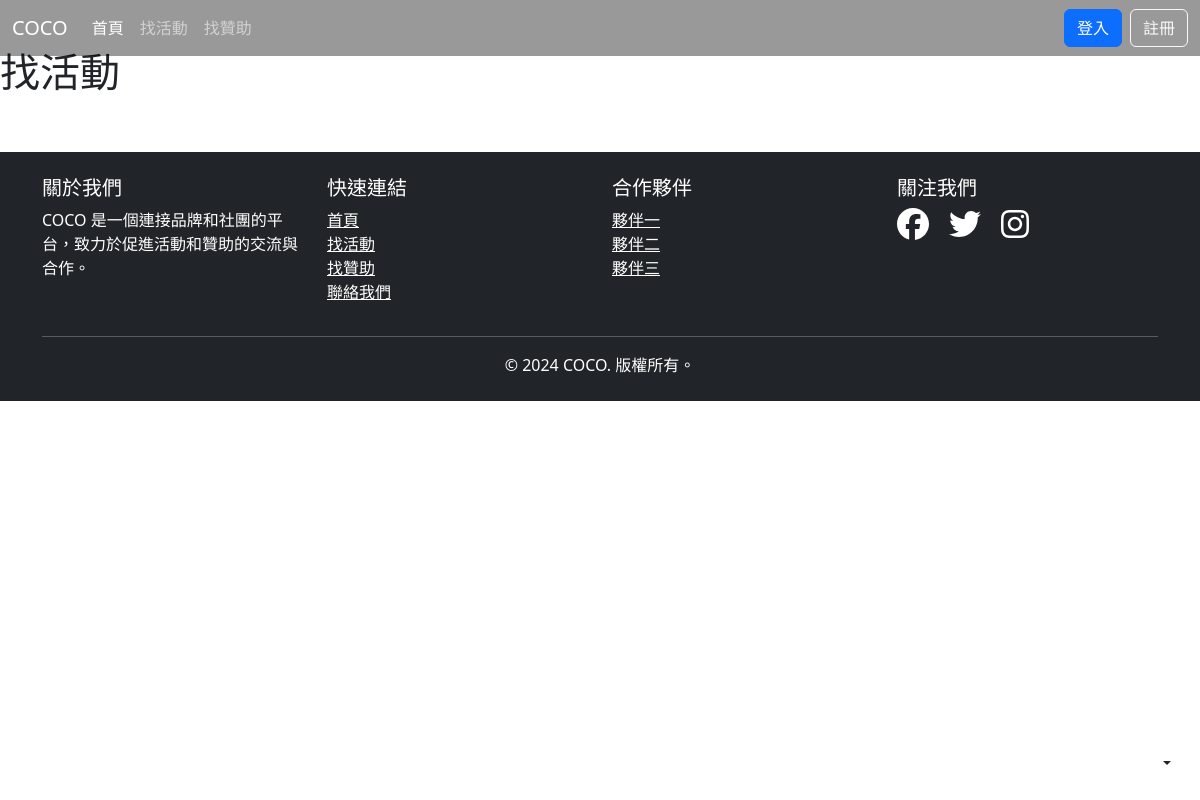
Before: /find_activity/ with the older database file.
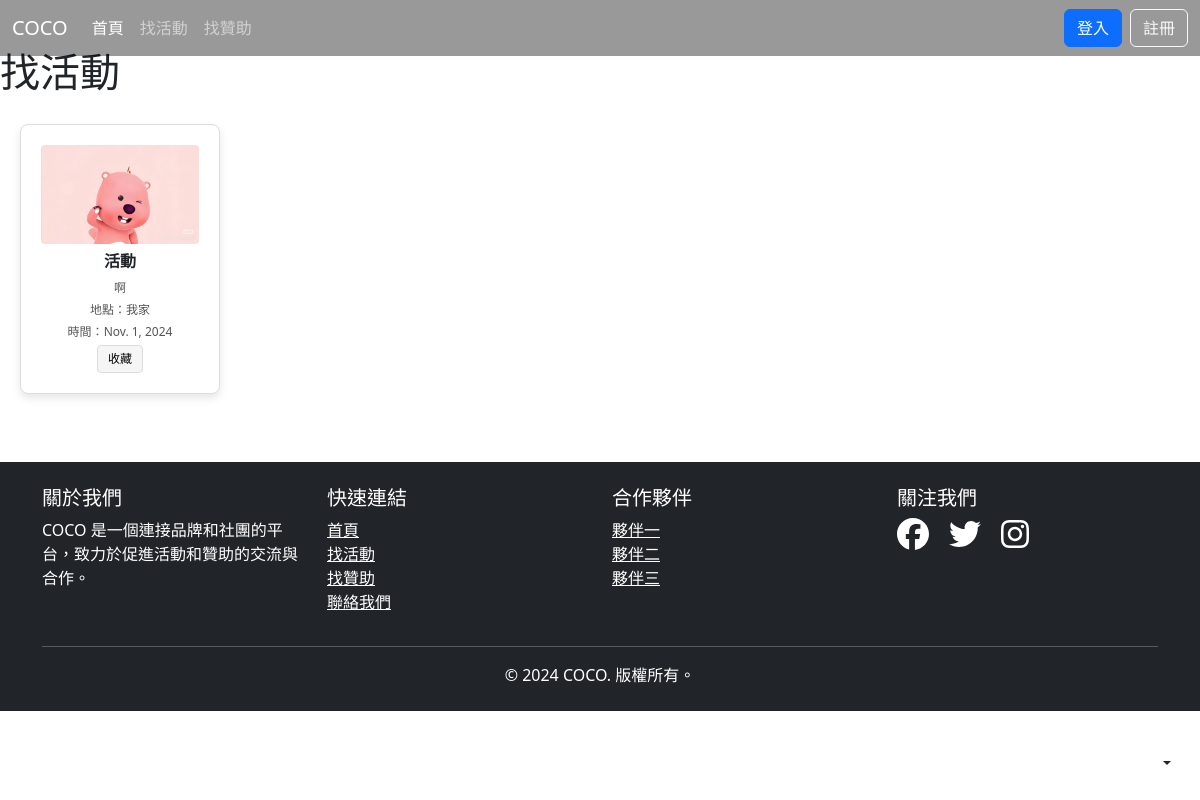
After: the same page with the newer database file.
### events/models.py (models this page shows, shortened)
class Activitynew(models.Model):
    title = models.CharField(max_length=200)           # 活動名稱
    description = models.TextField()                   # 活動描述
    location = models.CharField(max_length=100)        # 活動地點
    date = models.DateField()                          # 活動日期
    image = models.ImageField(upload_to='activitynew_images/', blank=True, null=True)  # 活動圖片
    is_favorited = models.BooleanField(default=False)  # 收藏狀態

### events/views.py (the view)
# urls.py: path('find_activity/', views.activitynew_list, name='activitynew_list'),
def activitynew_list(request):
    activitynew_list = Activitynew.objects.all()  # 使用新的變數名稱
    return render(request, 'events/activitynew_list.html', {'activitynew_list': activitynew_list})

### events/templates/events/activitynew_list.html (shortened to what this page needs)
{% extends 'base.html' %}
{% load static %}
{% block content %}
    <h1>找活動</h1>
    <div class="event-container">
        {% for activity in activitynew_list %}
            <div class="event-card">
                {% if activity.image %}
                    <img src="{{ activity.image.url }}" alt="{{ activity.title }}" class="event-image">
                {% endif %}
                <h2 class="event-title">{{ activity.title }}</h2>
                <p class="event-details">{{ activity.description }}</p>
                <p class="event-details">地點：{{ activity.location }}</p>
                <p class="event-details">時間：{{ activity.date }}</p>
                <form method="POST" action="{% url 'toggle_activitynew_favorite' activity.id %}">
                    <button type="submit" class="event-button">
                        {% if activity.is_favorited %}取消收藏{% else %}收藏{% endif %}
                    </button>
                </form>
            </div>
        {% endfor %}
    </div>
{% endblock %}

### events/templates/base.html (shortened to what this page needs)
{% load django_bootstrap5 %}
{% load static %}
<!DOCTYPE html>
<html lang="zh-Hant" data-bs-theme="auto">
<head>
    <link rel="stylesheet" href="https://cdn.jsdelivr.net/npm/@docsearch/css@3">
    <link href="{% static 'css/styles.css' %}" rel="stylesheet">
    {% bootstrap_css %}
</head>
<body>
<div class="dropdown position-fixed bottom-0 end-0 mb-3 me-3 bd-mode-toggle">
  <button class="btn btn-bd-primary py-2 dropdown-toggle d-flex align-items-center" id="bd-theme" type="button" data-bs-toggle="dropdown">
    <svg class="bi my-1 theme-icon-active" width="1em" height="1em"><use href="#circle-half"></use></svg>
  </button>
</div>
<header data-bs-theme="dark">
    <nav class="navbar navbar-expand-md navbar-dark fixed-top custom-navbar">
      <div class="container-fluid">
        <a class="navbar-brand" href="{% url 'event_list' %}">COCO</a>
        <div class="collapse navbar-collapse" id="navbarCollapse">
          <ul class="navbar-nav me-auto">
            <li class="nav-item"><a class="nav-link active" href="{% url 'event_list' %}">首頁</a></li>
            <li class="nav-item"><a class="nav-link" href="{% url 'activitynew_list' %}">找活動</a></li>
            <li class="nav-item"><a class="nav-link" href="{% url 'sponsorship_list' %}">找贊助</a></li>
          </ul>
          <div class="d-flex align-items-center">
            {% if user.is_authenticated %}
              <a href="{% url 'logout' %}" class="btn btn-outline-light me-2">登出</a>
            {% else %}
              <a href="{% url 'login' %}" class="btn btn-primary me-2">登入</a>
              <a href="{% url 'register' %}" class="btn btn-outline-light">註冊</a>
            {% endif %}
          </div>
        </div>
      </div>
    </nav>
</header>
<main>
    {% block content %}
    {% endblock %}
</main>
<footer class="bg-dark text-white mt-5">
    <div class="container py-4">
        <div class="row">
            <div class="col-md-3">
                <h5>關於我們</h5>
                <p>COCO 是一個連接品牌和社團的平台，致力於促進活動和贊助的交流與合作。</p>
            </div>
            <div class="col-md-3">
                <h5>快速連結</h5>
                <ul class="list-unstyled">
                    <li><a href="{% url 'event_list' %}" class="text-white">首頁</a></li>
                    <li><a href="#" class="text-white">找活動</a></li>
                    <li><a href="#" class="text-white">找贊助</a></li>
                    <li><a href="#" class="text-white">聯絡我們</a></li>
                </ul>
            </div>
            <div class="col-md-3">
                <h5>合作夥伴</h5>
                <ul class="list-unstyled">
                    <li><a href="#" class="text-white">夥伴一</a></li>
                    <li><a href="#" class="text-white">夥伴二</a></li>
                    <li><a href="#" class="text-white">夥伴三</a></li>
                </ul>
            </div>
            <div class="col-md-3">
                <h5>關注我們</h5>
                <a href="#" class="text-white me-3"><i class="fab fa-facebook fa-2x"></i></a>
                <a href="#" class="text-white me-3"><i class="fab fa-twitter fa-2x"></i></a>
                <a href="#" class="text-white"><i class="fab fa-instagram fa-2x"></i></a>
            </div>
        </div>
        <hr class="bg-white">
        <div class="text-center">
            <p class="mb-0">&copy; 2024 COCO. 版權所有。</p>
        </div>
    </div>
</footer>
</body>
</html>

### events/static/css/styles.css (style rules this page uses)
body { padding-top: 3rem; padding-bottom: 3rem; color: rgb(var(--bs-tertiary-color-rgb)); }
.event-container { display: flex; flex-wrap: wrap; gap: 16px; justify-content: flex-start; }
.event-card { border: 1px solid #ddd; border-radius: 8px; padding: 20px; margin: 20px; box-shadow: 0 4px 8px rgba(0, 0, 0, 0.1); background-color: #fff; max-width: 200px; min-width: 200px; display: flex; flex-direction: column; align-items: center; text-align: center; }
.event-image { width: 100%; height: auto; max-height: 150px; object-fit: cover; border-radius: 4px; }
.event-title { font-size: 16px; font-weight: bold; margin: 8px 0; }
.event-details { font-size: 12px; color: #555; margin-bottom: 4px; }
.event-button { margin-top: auto; padding: 4px 10px; font-size: 12px; background-color: #f5f5f5; border: 1px solid #ddd; border-radius: 4px; cursor: pointer; }
.custom-navbar { background-color: rgba(0, 0, 0, 0.4); }

### events/templates/base.html (style rules this page uses)
.bd-mode-toggle { z-index: 1500; }

Changed rows visible on the page:
added Activitynew: image (picture), title "活動", description "啊", location "我家", date "Nov. 1, 2024", is_favorited "收藏"
